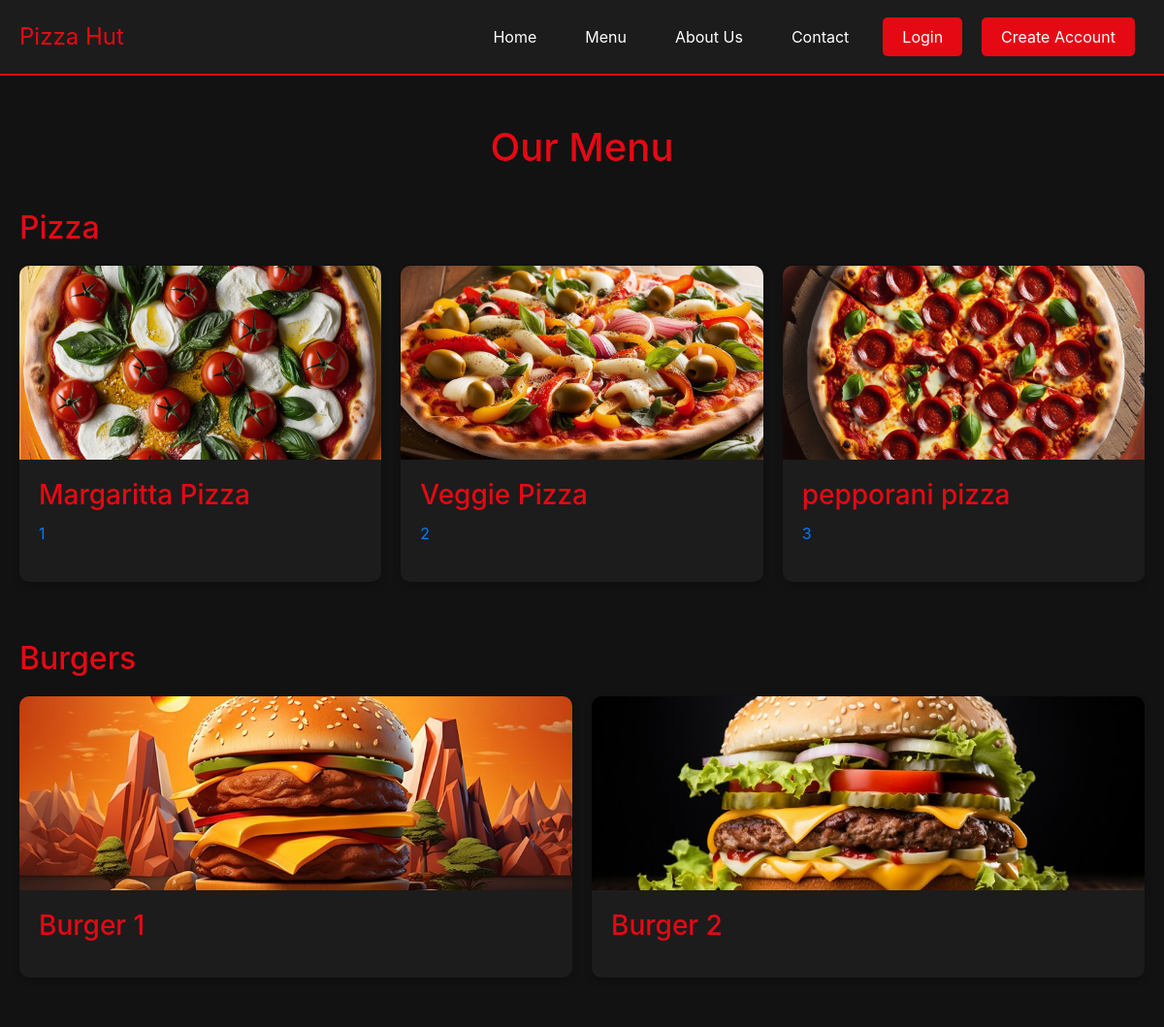
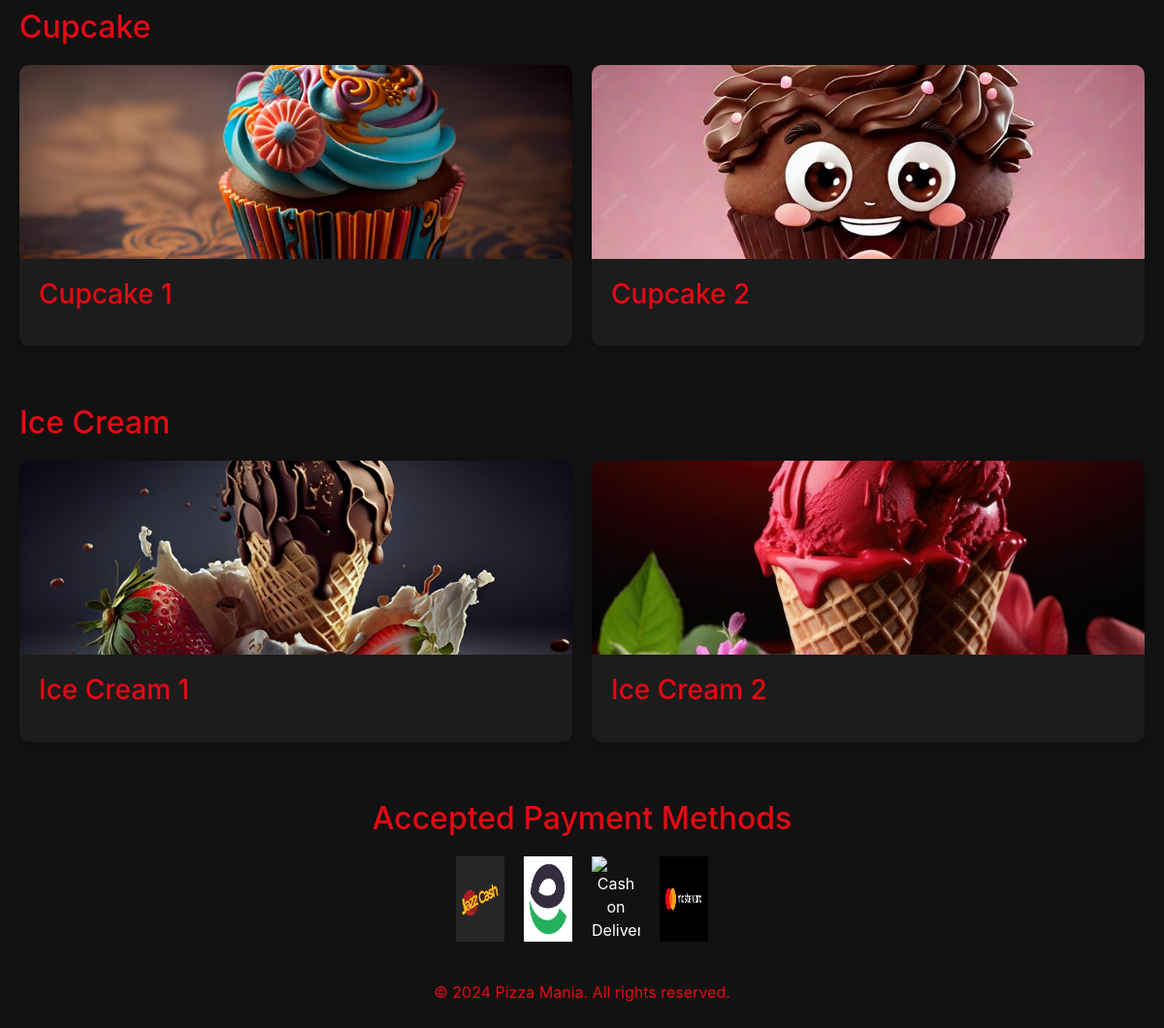
The page /menu on the database its author committed (2 pictures, top to bottom).
### app/models.py (models this page shows)
class Product(models.Model):
    title = models.CharField(max_length=100)
    price = models.FloatField()
    discription = models.TextField(max_length=200)
    category = models.CharField(choices=ORDER_CHOICE,max_length=2)
    product_image = models.ImageField(upload_to='productimg')

### app/views.py (the view)
# urls.py: path('menu',views.MenuView.as_view(),name='menu'),
class MenuView(View):
    def get(self,request):
        pizza = Product.objects.filter(category="P")
        burger= Product.objects.filter(category = "B")
        cupcake = Product.objects.filter(category="CC")
        icecream = Product.objects.filter(category="IC")
        return render(request,'menu.html',{'pizza':pizza,'burger':burger,'cupcake':cupcake,'icecream':icecream})

### app/templates/menu.html (shortened to what this page needs)
{% extends "base.html" %}
{% load static %}
{% block main-content %}
<section class="menu-container">
    <h1>Our Menu</h1>
    <div class="menu-category">
        <h2>Pizza</h2>
        <div class="menu-list">
           {% for p in pizza %}
           <a href="{% url "product-detail" p.id %}" style="text-decoration:none;">
                <div class="menu-item">
                    <div class="menu-image" style="background-image: url({{p.product_image.url}});"></div>
                    <div class="menu-content">
                        <h3>{{p.title}}</h3>
                        <p>{{p.description}} {{p.id}}</p>
                    </div>
                </div>
            </a>
            {% endfor %}
        </div>
    </div>
    <div class="menu-category">
        <h2>Burgers</h2>
        <div class="menu-list">
           {% for b in burger %}
           <a href="{% url "product-detail" b.id %}" style="text-decoration:none;">
                <div class="menu-item">
                    <div class="menu-image" style="background-image: url({{b.product_image.url}});"></div>
                    <div class="menu-content">
                        <h3>{{b.title}}</h3>
                    </div>
                </div>
            </a>
            {% endfor %}
        </div>
    </div>
    <div class="menu-category">
        <h2>Cupcake</h2>
        <div class="menu-list">
           {% for cc in cupcake %}
           <a href="{% url "product-detail" cc.id %}" style="text-decoration:none;">
                <div class="menu-item">
                    <div class="menu-image" style="background-image: url({{cc.product_image.url}});"></div>
                    <div class="menu-content">
                        <h3>{{cc.title}}</h3>
                    </div>
                </div>
            </a>
            {% endfor %}
        </div>
    </div>
    <div class="menu-category">
        <h2>Ice Cream</h2>
        <div class="menu-list">
           {% for ic in icecream %}
           <a href="{% url "product-detail" ic.id %}" style="text-decoration:none;">
                <div class="menu-item">
                    <div class="menu-image" style="background-image: url({{ic.product_image.url}});"></div>
                    <div class="menu-content">
                        <h3>{{ic.title}}</h3>
                    </div>
                </div>
            </a>
            {% endfor %}
        </div>
    </div>
    <div class="payment-methods">
        <h2>Accepted Payment Methods</h2>
        <div class="payment-icons">
            <img src="{% static 'images/jazzcash.png' %}" alt="JazzCash">
            <img src="{% static 'images/easypaisa.jpg' %}" alt="EasyPaisa">
            <img src="{% static 'images/cashondelivery.jpg' %}" alt="Cash on Delivery">
            <img src="{% static 'images/mastercard.jpeg' %}" alt="MasterCard">
        </div>
    </div>
    <div class="copyright">
        <p>&copy; 2024 Pizza Mania. All rights reserved.</p>
    </div>
</section>
{% endblock main-content %}

### app/templates/menu.html (style rules this page uses)
.menu-container { padding: 50px 20px; background-color: #121212; color: #ffffff; }
.menu-container h1 { font-size: 2.5em; text-align: center; color: #e50914; margin-bottom: 40px; }
.menu-category { margin-bottom: 60px; }
.menu-category h2 { font-size: 2em; color: #e50914; margin-bottom: 20px; }
.menu-list { display: grid; grid-template-columns: repeat(auto-fit, minmax(300px, 1fr)); gap: 20px; }
.menu-item { background-color: #1c1c1c; border-radius: 10px; overflow: hidden; transition: transform 0.3s ease, opacity 0.3s ease; opacity: 0; transform: translateY(20px); box-shadow: 0 4px 8px rgba(0, 0, 0, 0.2); }
.menu-image { height: 200px; background-size: cover; background-position: center; }
.menu-content { padding: 20px; }
.menu-content h3 { margin-bottom: 10px; color: #e50914; }
.menu-content p { line-height: 1.6; }
.payment-methods { text-align: center; margin-top: 40px; }
.payment-methods h2 { color: #e50914; margin-bottom: 20px; }
.payment-icons { display: flex; justify-content: center; gap: 20px; margin-bottom: 40px; }
.payment-icons img { width: 50px; height: auto; }
.copyright { text-align: center; margin-top: 40px; color: #e50914; }
.animate-slide-up { animation: slide-up 0.5s ease forwards; }

### rows shown on the page
Product: product_image (picture), title "Margaritta Pizza", id "1"
Product: product_image (picture), title "Veggie Pizza", id "2"
Product: product_image (picture), title "pepporani pizza", id "3"
Product: product_image (picture), title "Burger 1"
Product: product_image (picture), title "Burger 2"
Product: product_image (picture), title "Cupcake 1"
Product: product_image (picture), title "Cupcake 2"
Product: product_image (picture), title "Ice Cream 1"
Product: product_image (picture), title "Ice Cream 2"
